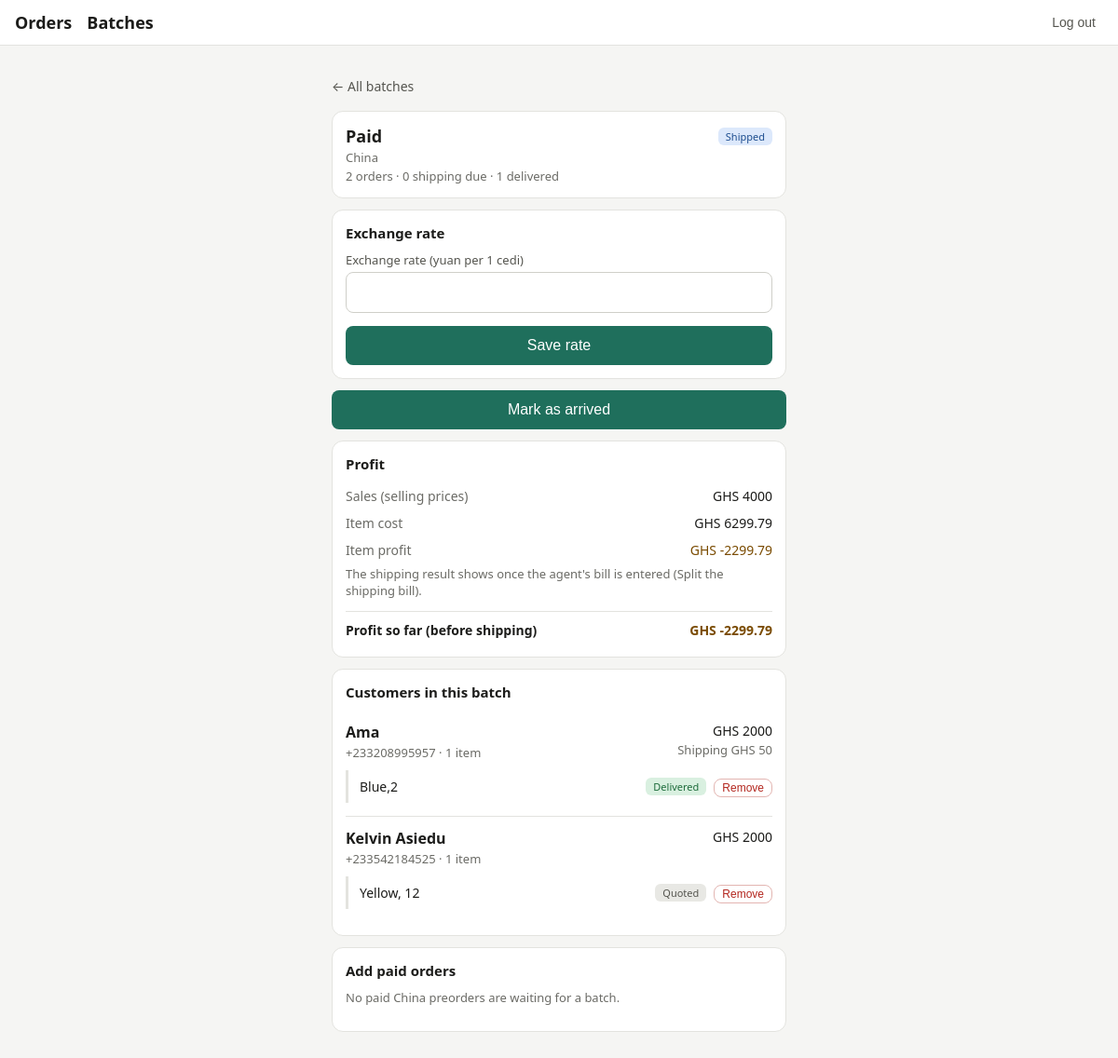
Before: /batches/1/ (signed in) with the older database file.
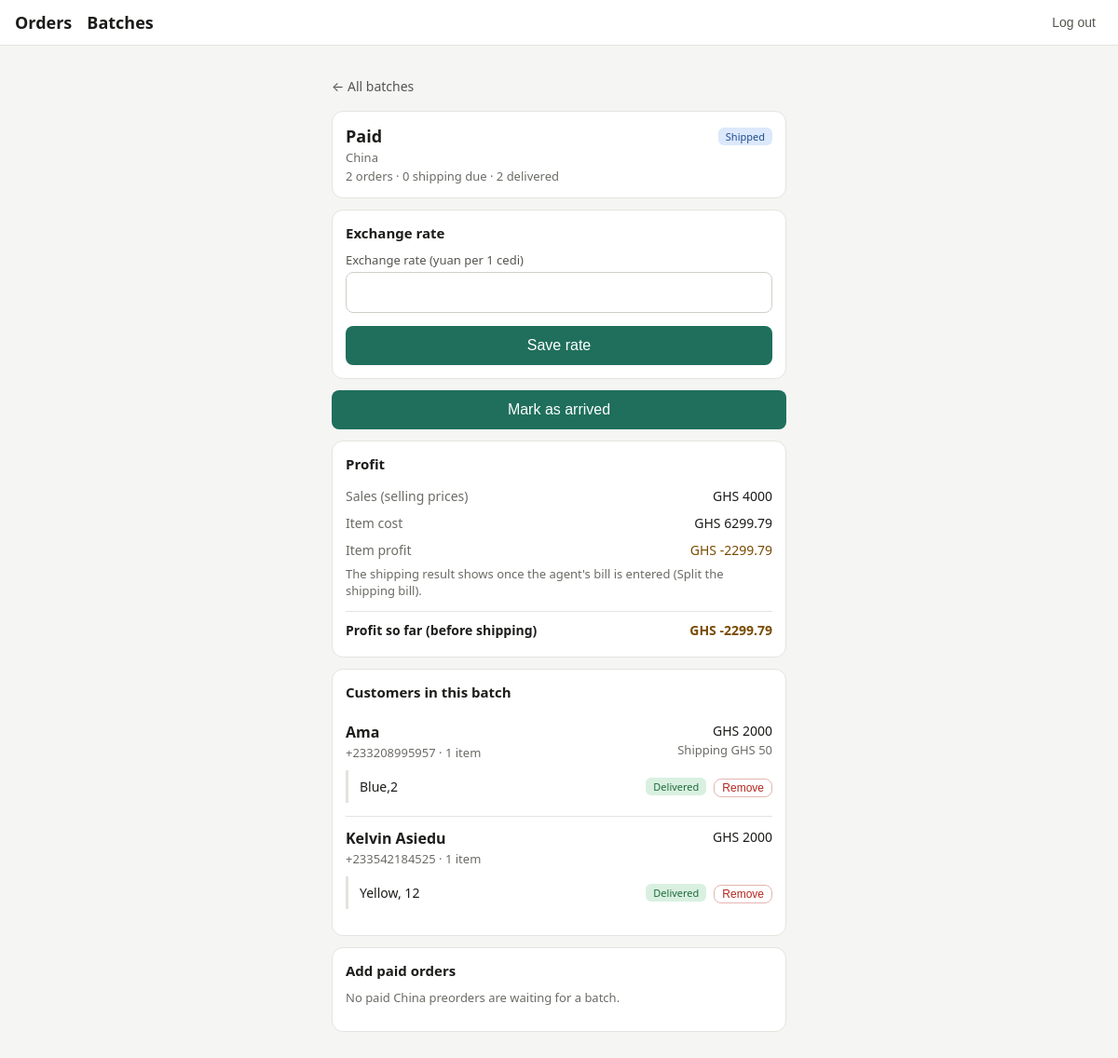
After: the same page with the newer database file.
### orders/models.py (models this page shows, shortened)
class Order(models.Model):
    class SourceType(models.TextChoices):
        CHINA_PREORDER = "china_preorder", "China preorder"
        NIGERIA_PREORDER = "nigeria_preorder", "Nigeria preorder"
        NIGERIA_STOCK = "nigeria_stock", "Nigeria stock"
    class Stage(models.TextChoices):
        REQUESTED = "requested", "Requested"
        QUOTED = "quoted", "Quoted"
        PAID = "paid", "Paid"
        PURCHASED = "purchased", "Purchased"
        IN_TRANSIT = "in_transit", "In transit"
        ARRIVED = "arrived", "Arrived"
        SHIPPING_PAID = "shipping_paid", "Shipping paid"
        DELIVERED = "delivered", "Delivered"
    customer = models.ForeignKey(
        Customer, on_delete=models.PROTECT, related_name="orders"
    )
    address = models.ForeignKey(
        Address, on_delete=models.SET_NULL, null=True, blank=True, related_name="orders"
    )
    batch = models.ForeignKey(
        Batch, on_delete=models.SET_NULL, null=True, blank=True, related_name="orders"
    )
    source_type = models.CharField(max_length=20, choices=SourceType.choices)
    item_notes = models.TextField(blank=True, help_text="Colour, variant, etc.")
    quantity = models.PositiveIntegerField(default=1)
    quoted_price = models.DecimalField(
        max_digits=12, decimal_places=2, null=True, blank=True
    )
    currency = models.CharField(
        max_length=3, choices=Currency.choices, default=Currency.GHS
    )
    cost = models.DecimalField(max_digits=12, decimal_places=2, null=True, blank=True)
    cost_currency = models.CharField(
        max_length=3, choices=Currency.choices, default=Currency.GHS
    )
    exchange_rate = models.DecimalField(
        max_digits=12,
        decimal_places=6,
        null=True,
        blank=True,
        help_text="Optional override: units of the cost currency per 1 cedi. Leave empty to use the batch's exchange rate.",
    )
    size_band = models.ForeignKey(
        SizeBand, on_delete=models.SET_NULL, null=True, blank=True
    )
    shipping_fee = models.DecimalField(
        max_digits=12, decimal_places=2, null=True, blank=True
    )
    stage = models.CharField(
        max_length=15, choices=Stage.choices, default=Stage.REQUESTED
    )
    is_cancelled = models.BooleanField(default=False)
    created_at = models.DateTimeField(auto_now_add=True)
    delivered_on = models.DateField(null=True, blank=True)
    objects = OrderQuerySet.as_manager()
    class Meta:
        ordering = ["-created_at"]
        indexes = [models.Index(fields=["stage"])]
    @property
    def cost_in_grid_currency(self):
        if self.cost is None:
            return None
        if self.cost_currency == GRID_CURRENCY:
            return self.cost
        rate = self.effective_rate
        if rate:
            return (self.cost / rate).quantize(Decimal("0.01"))
        return None
    def paid_total(self, kind):
        total = self.payments.filter(kind=kind, currency=self.currency).aggregate(
            t=Sum("amount")
        )["t"]
        return total or Decimal("0")

### orders/views.py (the view, shortened to what this page needs)
# urls.py: path("batches/<int:pk>/", views.batch_detail, name="batch_detail"),
@login_required
def batch_detail(request, pk):
    batch = get_object_or_404(Batch, pk=pk)
    orders = batch.orders.active().select_related("customer", "batch").prefetch_related("payments")
    order_list = list(orders)
    context = {
        "batch": batch,
        "orders": orders,
        "groups": customer_groups(order_list),
        "profit": (
            batch_profit(batch, order_list)
            if batch.status != Batch.Status.ORDERING
            else None
        ),
        "total": orders.count(),
        "shipping_due": orders.filter(stage=Order.Stage.ARRIVED).count(),
        "delivered": orders.filter(stage=Order.Stage.DELIVERED).count(),
        "next_action": BATCH_NEXT.get(batch.status),
        "is_open": batch_is_open(batch),
        "rate_form": BatchRateForm(instance=batch),
        "assignable": assignable_orders(batch) if batch_is_open(batch) else [],
    }
    return render(request, "orders/batch_detail.html", context)

### orders/forms.py (shortened to what this page needs)
class BatchRateForm(forms.ModelForm):
    class Meta:
        model = Batch
        fields = ["exchange_rate"]
    def __init__(self, *args, **kwargs):
        super().__init__(*args, **kwargs)
        field = self.fields["exchange_rate"]
        field.required = True
        field.help_text = ""
        if self.instance.source == Batch.Source.CHINA:
            field.label = "Exchange rate (yuan per 1 cedi)"
        else:
            field.label = "Exchange rate (naira per 1 cedi)"

### orders/grouping.py (called while the page is built)
def customer_groups(orders):
    grouped = {}
    for order in orders:
        entry = grouped.setdefault(
            order.customer_id, {"customer": order.customer, "orders": []}
        )
        entry["orders"].append(order)
    groups = []
    for entry in grouped.values():
        entry.update(group_totals(entry["orders"]))
        groups.append(entry)
    groups.sort(key=lambda g: (g["customer"].name or g["customer"].phone).lower())
    return groups

### orders/models.py (called while the page is built)
    def active(self):
        return self.filter(is_cancelled=False)

### orders/views.py (called while the page is built)
def batch_is_open(batch):
    return batch.status in (Batch.Status.ORDERING, Batch.Status.SHIPPED)

### orders/templates/orders/batch_detail.html (shortened to what the changed rows need)
{% extends "orders/base.html" %}
{% block content %}
<div class="card">
  <div class="top">
    <h1>{{ batch.label }}</h1>
    <span class="badge {% if batch.status == 'shipped' %}s-in_transit{% elif batch.status == 'arrived' %}s-arrived{% endif %}">{{ batch.get_status_display }}</span>
  </div>
  <div class="muted">{{ batch.get_source_display }}</div>
  <div class="muted">{{ total }} order{{ total|pluralize }} · {{ shipping_due }} shipping due · {{ delivered }} delivered</div>
</div>
{% if batch.status != "closed" %}
  <div class="card">
    <h2>Exchange rate</h2>
  </div>
{% endif %}
{% if profit %}
  <div class="card">
    <h2>Profit</h2>
  </div>
{% endif %}
<div class="card">
  <h2>Customers in this batch</h2>
  {% for group in groups %}
    <div class="group">
      <a class="ghead" href="{% url 'batch_customer' batch.pk group.customer.pk %}">
        <div>
          <strong>{{ group.customer.name|default:group.customer.phone }}</strong>
          <div class="muted">{{ group.customer.phone }} · {{ group.orders|length }} item{{ group.orders|length|pluralize }}</div>
        </div>
        <div class="gright">
          {% if group.item_total %}<div>GHS {{ group.item_total|floatformat:"-2" }}</div>{% endif %}
        </div>
      </a>
      {% for order in group.orders %}
        <div class="brow">
          <a href="{% url 'order_detail' order.pk %}">
            {{ order.item_notes|truncatechars:40|default:"No notes" }}
          </a>
          <span class="badge s-{{ order.stage }}">{{ order.get_stage_display }}</span>
          {% if is_open %}
            <form method="post">
              <button class="rm" type="submit">Remove</button>
            </form>
          {% endif %}
        </div>
      {% endfor %}
    </div>
  {% empty %}
    <p class="muted">No orders in this batch yet.</p>
  {% endfor %}
</div>
{% if is_open %}
  <div class="card">
    <h2>Add paid orders</h2>
  </div>
{% endif %}
{% endblock %}

Changed rows visible on the page:
changed Order "Yellow, 12": stage "Quoted" → "Delivered"
Other visible differences:
{{ delivered }}: "1" → "2"
